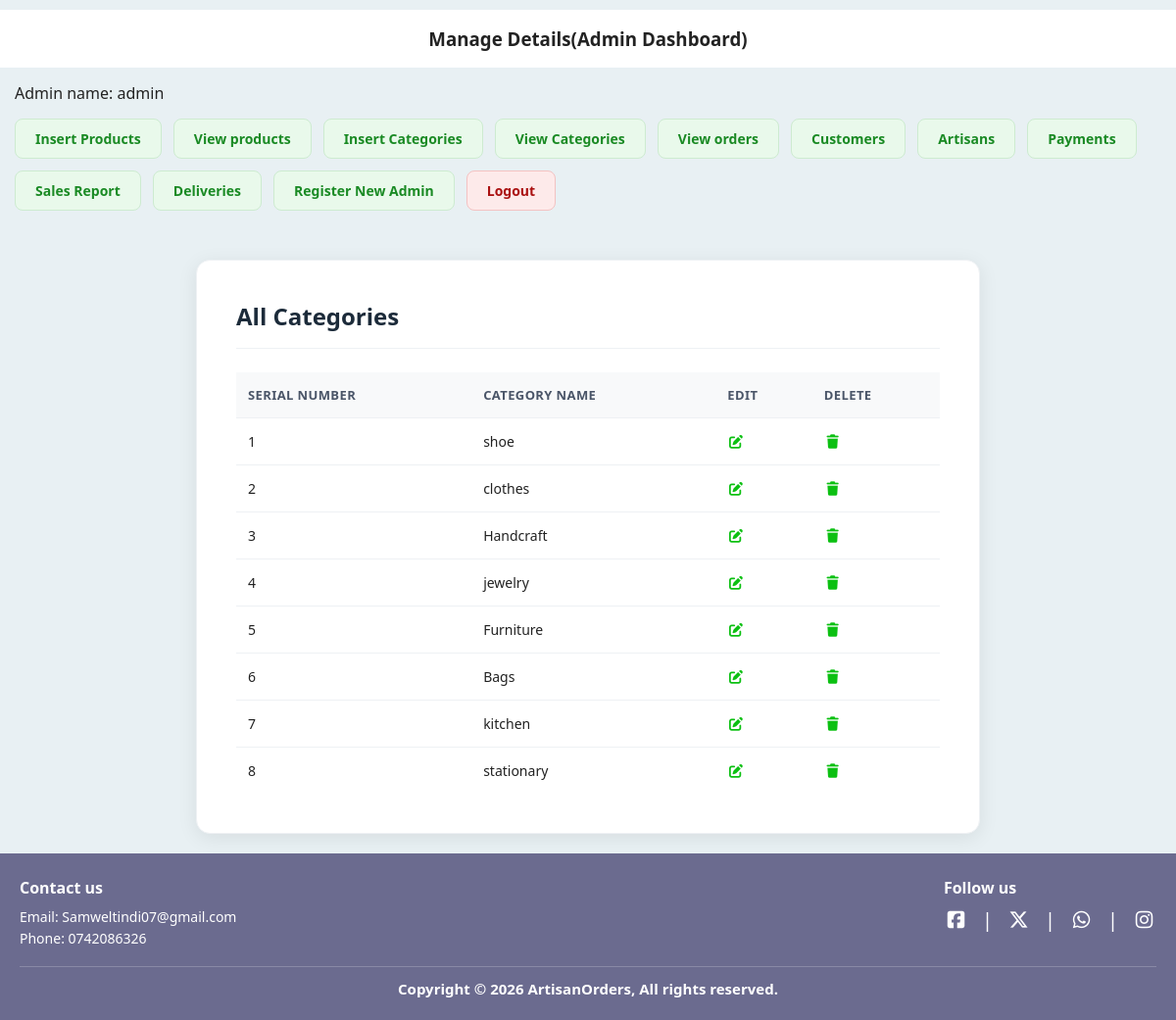
The page /Admin/index.php?view_categories (signed in) on the database its author committed.
### tables this page shows
CREATE TABLE `categories` (
  `category_id` int(11) NOT NULL,
  `category_name` varchar(255) NOT NULL
);

### Admin/view_categories.php (the view, shortened to what this page needs)
<div class="products-card">
<h3>All Categories</h3>
<table class="table1">
    <thead>
        <tr>
            <th>Serial number</th>
            <th>Category Name</th>
            <th>Edit</th>
            <th>Delete</th>
        </tr>
    </thead>
    <tbody>
        <?php
        $select_cart ="select * from categories";
        $result = mysqli_query($conn,$select_cart);
        $number=0;
        while($row=mysqli_fetch_assoc($result)){
            $category_id = $row['category_id'];
            $category_name = $row['category_name'];
            $number++;
        ?>
     <tr>
        <td><?php echo (int) $number;?></td>
        <td><?php echo htmlspecialchars($category_name); ?></td>
        <td><a href='index.php?edit_category=<?php echo (int) $category_id; ?>' title="Edit"><i class='fa-solid fa-pen-to-square'></i></a></td>
        <td><a href='index.php?delete_category=<?php echo (int) $category_id; ?>' title="Delete" onclick="return confirm('Delete this category?');"><i class='fa-solid fa-trash'></i></a></td>
     </tr>
     <?php
        }
    ?>
    </tbody>
</table>
</div>

### style.css (style rules this page uses)
:root { --background-green: #60f378; --text-gray: #555; --footer-purple:#6b6b8f; --card-gray: #d9d9d9; --border: #e2e6ea; --navy: #14213d; --navy-soft: #2a3a5c; --teal: #0f8d2e; --teal--tint: #07f6f6; --text-muted: #6b7280; --danger: #c1443a; --teal-dark: #0b6b6d; }
*,*::before, *::after { box-sizing: border-box; margin: 0; padding: 0; }
body { font-family: system-ui, -apple-system, BlinkMacSystemFont,"Segoe UI",Roboto, Arial, Helvetica, sans-serif; background: var(--background-green); background-color: #60f378; color: #222; }
a { text-decoration: none; }

### Admin/index.php (style rules this page uses)
body { background-color: #E8F0F3; }

### Admin/view_categories.php (style rules this page uses)
.products-card { max-width: 800px; margin: 20px auto; padding: 40px; background: #ffffff; border-radius: 14px; box-shadow: 0 4px 20px rgba(0,0,0,0.08); border: 1px solid #eef1f4; }
.products-card h3 { text-align: left; color: #1c2b3a; font-size: 1.5rem; font-weight: 700; border-bottom: 1px solid #eef1f4; padding-bottom: 16px; margin: 0 0 24px 0; }
.table1 { width: 100%; border-collapse: collapse; font-size: 14px; }
.table1 th, .table1 td { border: none; border-bottom: 1px solid #eef1f4; padding: 14px 12px; text-align: left; }
.table1 thead th { background-color: #f8f9fa; color: #4a5568; font-weight: 600; font-size: 13px; text-transform: uppercase; letter-spacing: 0.03em; }
.table1 tbody tr:last-child td { border-bottom: none; }
.table1 a { color: #0cc012; font-weight: 600; text-decoration: none; margin-right: 10px; }

### rows shown on the page
categories: category_name "shoe"
categories: category_name "clothes"
categories: category_name "Handcraft"
categories: category_name "jewelry"
categories: category_name "Furniture"
categories: category_name "Bags"
categories: category_name "kitchen"
categories: category_name "stationary"

### other values the page prints
$_SESSION['username'] "admin"
